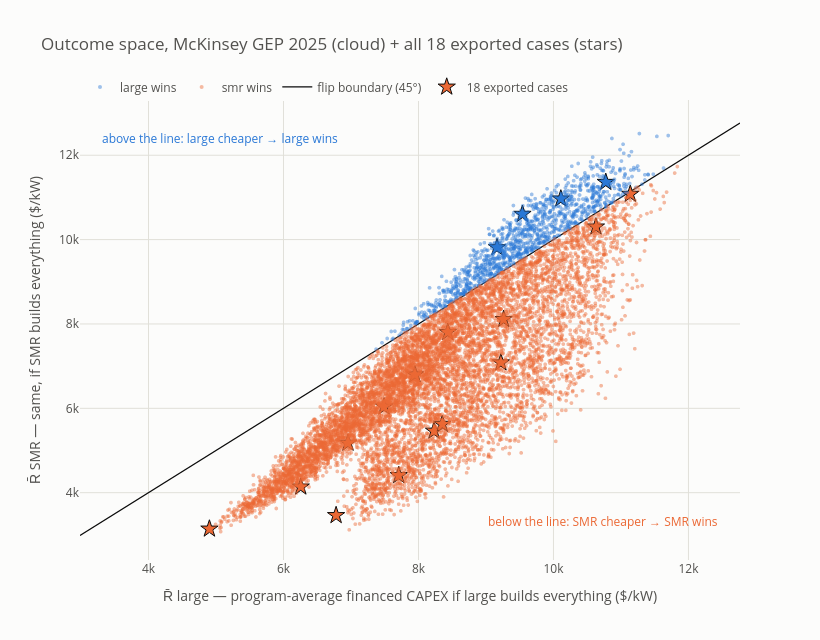

The notebook cell this image was saved under:
### Code cell
# Outcome space: each world's two program costs; the 45-degree line IS the flip boundary.
d = D[REP]
hover_cols = ["lr_large", "lr_smr", "boak_large", "boak_smr", "n_vendors", "conv_full",
              "u", "s", "dur_lambda", "dur_z", "m_usd", "m_pct"]
cd = d[hover_cols].round(3).to_numpy()
ht = ("R̄ large %{x:,.0f} | R̄ smr %{y:,.0f} $/kW<br>"
      "lr %{customdata[0]:.3f}/%{customdata[1]:.3f} | BOAK %{customdata[2]:,.0f}/%{customdata[3]:,.0f}<br>"
      "vendors %{customdata[4]} | conv_full %{customdata[5]} | u %{customdata[6]:.2f} | s %{customdata[7]:.2f}<br>"
      "margin %{customdata[10]:,.0f} $/kW (%{customdata[11]:.1f}%)<extra>%{text}</extra>")

fig = go.Figure()
for tech in TECHS:
    mk = (d["winner"] == tech).to_numpy()
    fig.add_trace(go.Scattergl(
        x=d.loc[mk, "Rbar_large"], y=d.loc[mk, "Rbar_smr"], mode="markers",
        name=f"{tech} wins", text=[f"{tech} wins"] * mk.sum(), customdata=cd[mk],
        marker=dict(color=TECH_COLOR[tech], size=4, opacity=0.45), hovertemplate=ht))

lo = min(d["Rbar_large"].min(), d["Rbar_smr"].min()) * 0.97
hi = max(d["Rbar_large"].max(), d["Rbar_smr"].max()) * 1.02
fig.add_trace(go.Scatter(x=[lo, hi], y=[lo, hi], mode="lines",
                         line=dict(color=INK, width=1.2), name="flip boundary (45°)",
                         hoverinfo="skip"))

# the 18 exported ReEDS cases (all schedules - same $/kW units)
cs = SELECTED.reset_index()
cx = [D[r["schedule"]].loc[int(r["draw"]), "Rbar_large"] for _, r in cs.iterrows()]
cy = [D[r["schedule"]].loc[int(r["draw"]), "Rbar_smr"] for _, r in cs.iterrows()]
fig.add_trace(go.Scatter(
    x=cx, y=cy, mode="markers", name="18 exported cases",
    text=[f"{r['case']} ({r['schedule']}, {r['percentile']}, winner {r['winner']})"
          for _, r in cs.iterrows()],
    marker=dict(symbol="star", size=13, color=[TECH_COLOR[w] for w in cs["winner"]],
                line=dict(color=INK, width=1)),
    hovertemplate="%{text}<br>R̄ large %{x:,.0f} | R̄ smr %{y:,.0f} $/kW<extra></extra>"))

fig.add_annotation(x=0.97, y=0.06, xref="paper", yref="paper", showarrow=False,
                   text="below the line: SMR cheaper → SMR wins", font=dict(color=C_SMR, size=12))
fig.add_annotation(x=0.03, y=0.94, xref="paper", yref="paper", showarrow=False,
                   text="above the line: large cheaper → large wins", font=dict(color=C_LARGE, size=12))
plotly_layout(fig, title=f"Outcome space, {REP} (cloud) + all 18 exported cases (stars)",
              xaxis_title="R̄ large — program-average financed CAPEX if large builds everything ($/kW)",
              yaxis_title="R̄ SMR — same, if SMR builds everything ($/kW)",
              width=820, height=640, legend=dict(orientation="h", y=1.06))
fig.show()

cnt = SELECTED.pivot_table(index="percentile", columns="winner", values="draw",
                           aggfunc="count").fillna(0).astype(int)
print("Winner of the 18 exported cases by percentile (the issue-8b phenomenon - cheap "
      "percentiles pick SMR worlds, the expensive tail leans toward large worlds; W8b explains "
      "why that is structural):")
print(cnt.to_string())

### Figure 1 — Plotly figure (JSON) as saved in the notebook; plotly's stock layout.template omitted (floating-point values rounded to 4 significant figures; data arrays with more than 128 entries replaced by an {"elided": "..."} marker saying what was removed)
{"data": [{"customdata": {"elided": "1160x12 float values"}, "hovertemplate": "R̄ large %{x:,.0f} | R̄ smr %{y:,.0f} $/kW<br>lr %{customdata[0]:.3f}/%{customdata[1]:.3f} | BOAK %{customdata[2]:,.0f}/%{customdata[3]:,.0f}<br>vendors %{customdata[4]} | conv_full %{customdata[5]} | u %{customdata[6]:.2f} | s %{customdata[7]:.2f}<br>margin %{customdata[10]:,.0f} $/kW (%{customdata[11]:.1f}%)<extra>%{text}</extra>", "marker": {"color": "#2a78d6", "opacity": 0.45, "size": 4}, "mode": "markers", "name": "large wins", "text": {"elided": "1160 str values"}, "type": "scattergl", "x": {"elided": "1160 float values"}, "y": {"elided": "1160 float values"}}, {"customdata": {"elided": "8840x12 float values"}, "hovertemplate": "R̄ large %{x:,.0f} | R̄ smr %{y:,.0f} $/kW<br>lr %{customdata[0]:.3f}/%{customdata[1]:.3f} | BOAK %{customdata[2]:,.0f}/%{customdata[3]:,.0f}<br>vendors %{customdata[4]} | conv_full %{customdata[5]} | u %{customdata[6]:.2f} | s %{customdata[7]:.2f}<br>margin %{customdata[10]:,.0f} $/kW (%{customdata[11]:.1f}%)<extra>%{text}</extra>", "marker": {"color": "#eb6834", "opacity": 0.45, "size": 4}, "mode": "markers", "name": "smr wins", "text": {"elided": "8840 str values"}, "type": "scattergl", "x": {"elided": "8840 float values"}, "y": {"elided": "8840 float values"}}, {"hoverinfo": "skip", "line": {"color": "#0b0b0b", "width": 1.2}, "mode": "lines", "name": "flip boundary (45°)", "type": "scatter", "x": [2985.0, 12760.0], "y": [2985.0, 12760.0]}, {"hovertemplate": "%{text}<br>R̄ large %{x:,.0f} | R̄ smr %{y:,.0f} $/kW<extra></extra>", "marker": {"color": ["#eb6834", "#eb6834", "#eb6834", "#eb6834", "#eb6834", "#2a78d6", "#eb6834", "#eb6834", "#eb6834", "#eb6834", "#eb6834", "#2a78d6", "#eb6834", "#eb6834", "#2a78d6", "#eb6834", "#eb6834", "#2a78d6"], "line": {"color": "#0b0b0b", "width": 1}, "size": 13, "symbol": "star"}, "mode": "markers", "name": "18 exported cases", "text": ["eia_p05 (EIA 2026 AEO high, p05, winner smr)", "eia_p50 (EIA 2026 AEO high, p50, winner smr)", "eia_p95 (EIA 2026 AEO high, p95, winner smr)", "aj_p05 (Abou-Jaoude mod, p05, winner smr)", "aj_p50 (Abou-Jaoude mod, p50, winner smr)", "aj_p95 (Abou-Jaoude mod, p95, winner large)", "iaea_p05 (IAEA high, p05, winner smr)", "iaea_p50 (IAEA high, p50, winner smr)", "iaea_p95 (IAEA high, p95, winner smr)", "mck_p05 (McKinsey GEP 2025, p05, winner smr)", "mck_p50 (McKinsey GEP 2025, p50, winner smr)", "mck_p95 (McKinsey GEP 2025, p95, winner large)", "cop28_p05 (COP28 tripling pledge, p05, winner smr)", "cop28_p50 (COP28 tripling pledge, p50, winner smr)", "cop28_p95 (COP28 tripling pledge, p95, winner large)", "eo_p05 (2025 EO, p05, winner smr)", "eo_p50 (2025 EO, p50, winner smr)", "eo_p95 (2025 EO, p95, winner large)"], "type": "scatter", "x": [8231.0, 9262.0, 11140.0, 6956.0, 8434.0, 10770.0, 7708.0, 9221.0, 10630.0, 6256.0, 7948.0, 10110.0, 6780.0, 7491.0, 9541.0, 4903.0, 8352.0, 9164.0], "y": [5464.0, 8110.0, 11080.0, 5178.0, 7803.0, 11360.0, 4411.0, 7082.0, 10300.0, 4139.0, 6798.0, 10970.0, 3463.0, 6038.0, 10600.0, 3143.0, 5626.0, 9813.0]}], "layout": {"annotations": [{"font": {"color": "#eb6834", "size": 12}, "showarrow": false, "text": "below the line: SMR cheaper → SMR wins", "x": 0.97, "xref": "paper", "y": 0.06, "yref": "paper"}, {"font": {"color": "#2a78d6", "size": 12}, "showarrow": false, "text": "above the line: large cheaper → large wins", "x": 0.03, "xref": "paper", "y": 0.94, "yref": "paper"}], "font": {"color": "#52514e", "size": 12}, "height": 640, "legend": {"orientation": "h", "y": 1.06}, "paper_bgcolor": "#fcfcfb", "plot_bgcolor": "#fcfcfb", "title": {"text": "Outcome space, McKinsey GEP 2025 (cloud) + all 18 exported cases (stars)"}, "width": 820, "xaxis": {"gridcolor": "#e1e0d9", "title": {"text": "R̄ large — program-average financed CAPEX if large builds everything ($/kW)"}, "zerolinecolor": "#c3c2b7"}, "yaxis": {"gridcolor": "#e1e0d9", "title": {"text": "R̄ SMR — same, if SMR builds everything ($/kW)"}, "zerolinecolor": "#c3c2b7"}}}
